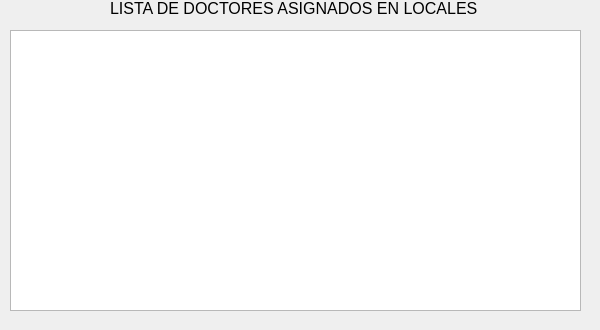
<?xml version="1.0" encoding="UTF-8"?>
<ui version="4.0">
 <class>mostrarDetallesLocalDoctores</class>
 <widget class="QWidget" name="mostrarDetallesLocalDoctores">
  <property name="geometry">
   <rect>
    <x>0</x>
    <y>0</y>
    <width>600</width>
    <height>330</height>
   </rect>
  </property>
  <property name="windowTitle">
   <string>Form</string>
  </property>
  <widget class="QScrollBar" name="verticalScrollBar">
   <property name="geometry">
    <rect>
     <x>560</x>
     <y>40</y>
     <width>16</width>
     <height>261</height>
    </rect>
   </property>
   <property name="orientation">
    <enum>Qt::Vertical</enum>
   </property>
  </widget>
  <widget class="QColumnView" name="columnView">
   <property name="geometry">
    <rect>
     <x>10</x>
     <y>30</y>
     <width>571</width>
     <height>281</height>
    </rect>
   </property>
  </widget>
  <widget class="QLabel" name="label">
   <property name="geometry">
    <rect>
     <x>110</x>
     <y>0</y>
     <width>371</width>
     <height>16</height>
    </rect>
   </property>
   <property name="font">
    <font>
     <pointsize>12</pointsize>
    </font>
   </property>
   <property name="text">
    <string>LISTA DE DOCTORES ASIGNADOS EN LOCALES</string>
   </property>
  </widget>
 </widget>
 <resources/>
 <connections/>
</ui>
